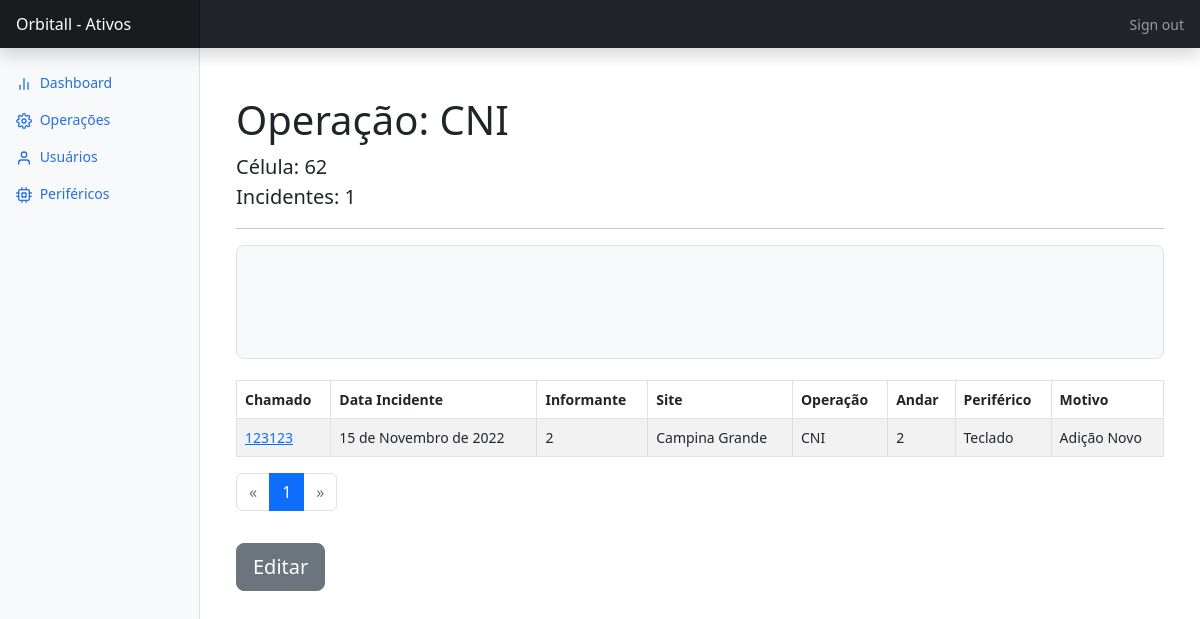
/home/operacoes/37, run on an earlier commit of the app's database.
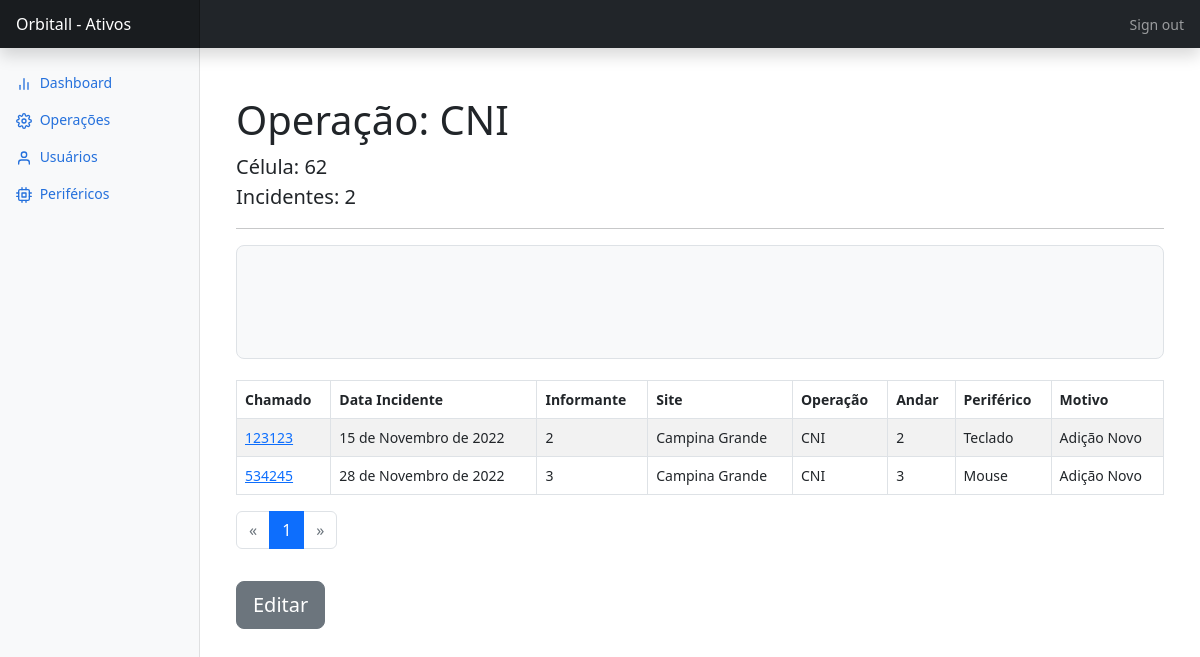
And on a later commit of the database.
### cadastroEquipamento/models.py (models this page shows, shortened)
class TblOperacao(models.Model):
    operacao = models.CharField(unique=True, max_length=15)
    celula = models.IntegerField(default=0)
    qtd_solicitacao = models.IntegerField(blank=True, default=0)
    observacao = models.TextField()
    class Meta:
        managed = True
        db_table = 'tbl_operacao'
    def __str__(self):
        return self.operacao

class TblSolicitacao(models.Model):
    MOTIVO_CHOICES = (
        ("extravio","Extravio - Retirada indevida"),
        ("adicao","Adição Novo"),
        ("quebra","Quebra - Por Desgaste"),
        ("quebra_mal_uso","Quebra - Mal Uso"),
        ("troca","Troca")
    )
    chamado = models.CharField(max_length=7, unique=True)
    sla = models.BooleanField(default=False)
    data_incidentes = models.DateField(auto_now_add=True)
    solicitante = models.CharField(max_length=50)
    site = models.CharField(max_length=50)
    operacao = models.ForeignKey("TblOperacao", on_delete=models.PROTECT , related_name="incidentes_ativos")
    andar = models.CharField(max_length=10)
    periferico = models.ForeignKey("TblPeriferico", on_delete=models.PROTECT, related_name="perifericos")
    motivo = models.CharField(max_length=50, choices=MOTIVO_CHOICES, blank=False, null=False)
    observacao = models.TextField(max_length=50)
    pas = models.TextField(max_length=30)
    class Meta:
        managed = True
        db_table = 'tbl_solicitacao'
    def get_absolute_url(self):
        return reverse("incidente_details", kwargs={'chamado': self.chamado})

class TblPeriferico(models.Model):
    tipo = models.CharField(max_length=50)
    qtd_periferico = models.IntegerField(blank=True, default=0)
    class Meta:
        managed = True
        db_table = "tbl_periferico"
    def __str__(self):
        return self.tipo

### cadastroEquipamento/views.py (the view, shortened to what this page needs)
# urls.py: path('operacoes/<int:pk>', views.operacao_details, name="operacao_details"),
def operacao_details(request, pk):
    if request.method == 'GET':
        try:
            operacaoBanco = get_object_or_404(TblOperacao, pk = pk)
            incidentes_operacao = TblSolicitacao.objects.filter(operacao = TblOperacao.objects.get(operacao = operacaoBanco.operacao))
            parametro_page = request.GET.get("page", '1')
            parametro_limite = request.GET.get('limit', '25')
            if not ((parametro_limite.isdigit()) and (int(parametro_limite) > 0)):
                parametro_limite = 25
            solicitacoes_paginator = Paginator(incidentes_operacao, parametro_limite)
            try:
                page = solicitacoes_paginator.page(parametro_page)
            except (EmptyPage, PageNotAnInteger):
                page = solicitacoes_paginator.page(1)
            return render(request, "cadastroEquipamento/html/operacaoDetails.html" , {"operacao" : operacaoBanco, 'solicitacoes' : page})
        except:
            messages.add_message(request, constants.ERROR,"Operação não encontrada.")
            return redirect("/home/operacoes/")

### templates/cadastroEquipamento/html/operacaoDetails.html (shortened to what this page needs)
{% extends "cadastroEquipamento/html/base.html" %}
{% block main %}
    <main class="col-md-9 ms-sm-auto col-lg-10 px-md-4">
      <div class="container">
        <h1 class="mt-5">Operação:  {{operacao.operacao}}</h1>
        <p class="lead">
            Célula: <strong>{{operacao.celula}}</strong> <br>
            Incidentes: <strong>{{operacao.qtd_solicitacao}}</strong> <br>
        </p>
        <hr>
        <div class="h-100 p-5 bg-light border rounded-3">
        </div>
        <br>
        <div class="table-responsive">
          <table class="table table-striped table-bordered table-hover table-condensed">
            <thead>
              <tr>
                <th scope="col">Chamado</th>
                <th scope="col">Data Incidente</th>
                <th scope="col">Informante</th>
                <th scope="col">Site</th>
                <th scope="col">Operação</th>
                <th scope="col">Andar</th>
                <th scope="col">Periférico</th>
                <th scope="col">Motivo</th>
              </tr>
            </thead>
            <tbody id="data">
              {% for row in solicitacoes %}
                <tr>
                  <td><a href="{{ row.get_absolute_url }}"> {{row.chamado}} </a></td>
                  <td>{{row.data_incidentes}}</td>
                  <td>{{row.solicitante}}</td>
                  <td>{{row.site}}</td>
                  <td>{{row.operacao}}</td>
                  <td>{{row.andar}}</td>
                  <td>{{row.periferico}}</td>
                  <td>{{row.motivo}}</td>
                </tr>
              {% endfor %}
            </tbody>
          </table>
          <nav aria-label="Page navigation example">
            <ul class="pagination">
              {% if solicitacoes.has_previous %}
              <li class="page-item">
                <a class="page-link" href="{{incidente.operacao.get_absolute_url}}?page={{solicitacoes.previous_page_number}}" aria-label="Previous">
                  <span aria-hidden="true">&laquo;</span>
                </a>
              </li>
              {% else %}
              <li class="page-item disabled ">
                <a class="page-link" href="#" aria-label="Previous" >
                  <span aria-hidden="true">&laquo;</span>
                </a>
              </li>
              {% endif %}
              {% for num in solicitacoes.paginator.page_range %}
                {% if solicitacoes.number == num %}
                  <li class="page-item active"><a class="page-link" href="{{incidente.operacao.get_absolute_url}}?page={{num}}">{{num}}</a></li>
                {% else %}
                  <li class="page-item"><a class="page-link" href="{{incidente.operacao.get_absolute_url}}?page={{num}}">{{num}}</a></li>
                {% endif %}
              {% endfor %}
              {% if solicitacoes.has_next %}
              <li class="page-item">
                <a class="page-link" href="{{incidente.operacao.get_absolute_url}}?page={{solicitacoes.next_page_number}}" aria-label="Next">
                  <span aria-hidden="true">&raquo;</span>
                </a>
              </li>
              {% else %}
              <li class="page-item disabled">
                <a class="page-link" href="#" aria-label="Next">
                  <span aria-hidden="true">&raquo;</span>
                </a>
              </li>
              {% endif %}
            </ul>
          </nav>
        </div>
        <div id="container_btns">
          <button type='button' class='btn btn-secondary btn-lg my-3' data-bs-toggle="modal" data-bs-target="#modalSheet"> <a class="tirar_decoration" href="#">Editar</a></button>
        </div>
    </main>
  </div>
</div>
{% endblock main %}

### templates/cadastroEquipamento/html/base.html (shortened to what this page needs)
<!doctype html>
{% load static %}
<html lang="pt-br">
<head>
  <link href="{% static 'cadastroEquipamento/assets/dist/css/bootstrap.min.css' %}" rel="stylesheet">
  <link href="{% static 'cadastroEquipamento/css/dashboard.css' %}" rel="stylesheet">
</head>
<body>
  <header class="navbar navbar-dark sticky-top bg-dark flex-md-nowrap p-0 shadow">
    <a class="navbar-brand col-md-3 col-lg-2 me-0 px-3 fs-6" href="#">Orbitall - Ativos</a>
    <div class="navbar-nav">
      <div class="nav-item text-nowrap">
        <a class="nav-link px-3" href="#">Sign out</a>
      </div>
    </div>
  </header>
  <div class="container-fluid">
    <div class="row">
      <nav id="sidebarMenu" class="col-md-3 col-lg-2 d-md-block bg-light sidebar collapse">
        <div class="position-sticky pt-3">
          <ul class="nav flex-column">
            <li class="nav-item">
              <a class="nav-link active" aria-current="page" href="{% url 'dashboard' %}">
                <span data-feather="bar-chart-2" class="align-text-bottom"></span>
                Dashboard
              </a>
            </li>
            <li class="nav-item">
              <a class="nav-link active" aria-current="page" href="{% url 'operacoesAtivas' %}">
                <span data-feather="settings" class="align-text-bottom"></span>
                Operações
              </a>
            </li>
            <li class="nav-item">
              <a class="nav-link active" aria-current="page" href="{% url 'operacoesAtivas' %}">
                <span data-feather="user" class="align-text-bottom"></span>
                Usuários
              </a>
            </li>
            <li class="nav-item">
              <a class="nav-link active" aria-current="page" href="{% url 'perifericos' %}">
                <span data-feather="cpu" class="align-text-bottom"></span>
                Periféricos
              </a>
            </li>
          </ul>
        </div>
      </nav>
    {% block main %}{% endblock main %}
</body>
</html>

### templates/cadastroEquipamento/css/dashboard.css (style rules this page uses)
body { font-size: .875rem; }
.feather { width: 16px; height: 16px; }
.sidebar { position: fixed; top: 0; bottom: 0; left: 0; z-index: 100; padding: 48px 0 0; box-shadow: inset -1px 0 0 rgba(0, 0, 0, .1); }
.sidebar .nav-link { font-weight: 500; color: #333; }
.sidebar .nav-link .feather { margin-right: 4px; color: #727272; }
.sidebar .nav-link.active { color: #2470dc; }
.sidebar .nav-link:hover .feather, .sidebar .nav-link.active .feather { color: inherit; }
.navbar-brand { padding-top: .75rem; padding-bottom: .75rem; background-color: rgba(0, 0, 0, .25); box-shadow: inset -1px 0 0 rgba(0, 0, 0, .25); }

What changed in the data, as far as the page shows it:
changed TblOperacao "CNI": qtd_solicitacao "1" → "2"
added TblSolicitacao: chamado "534245", data_incidentes "28 de Novembro de 2022", solicitante "3", site "Campina Grande", operacao "CNI", andar "3", periferico "Mouse", motivo "Adição Novo"
